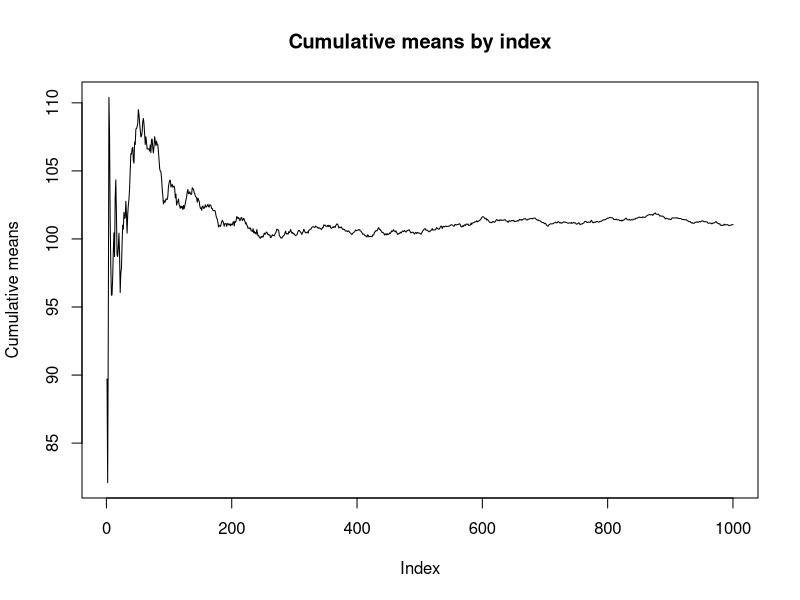
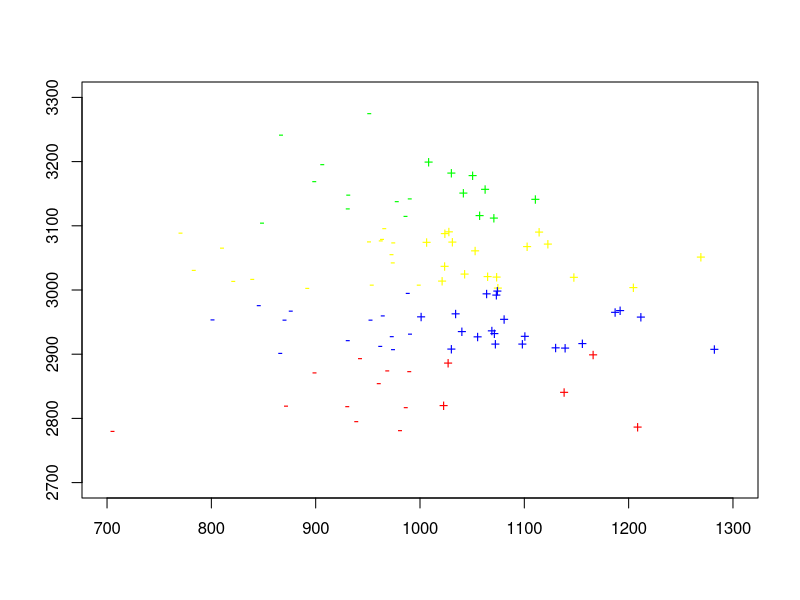
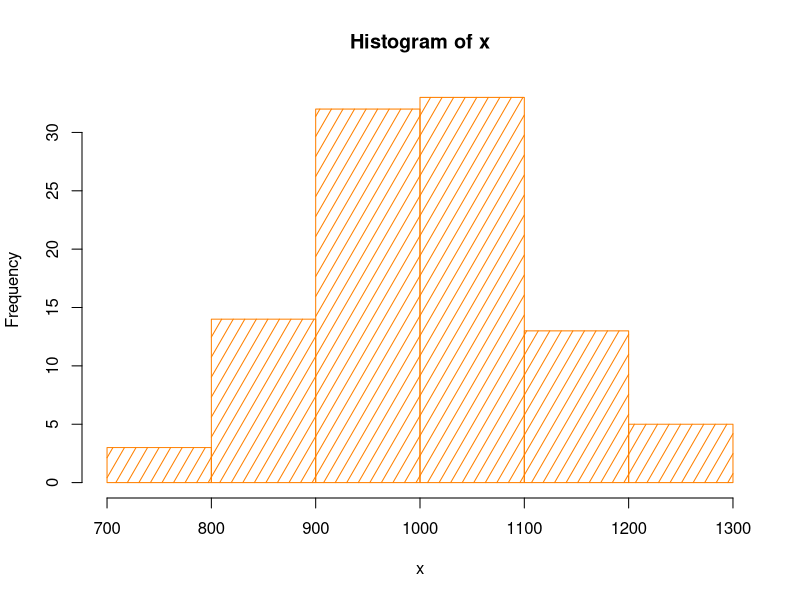
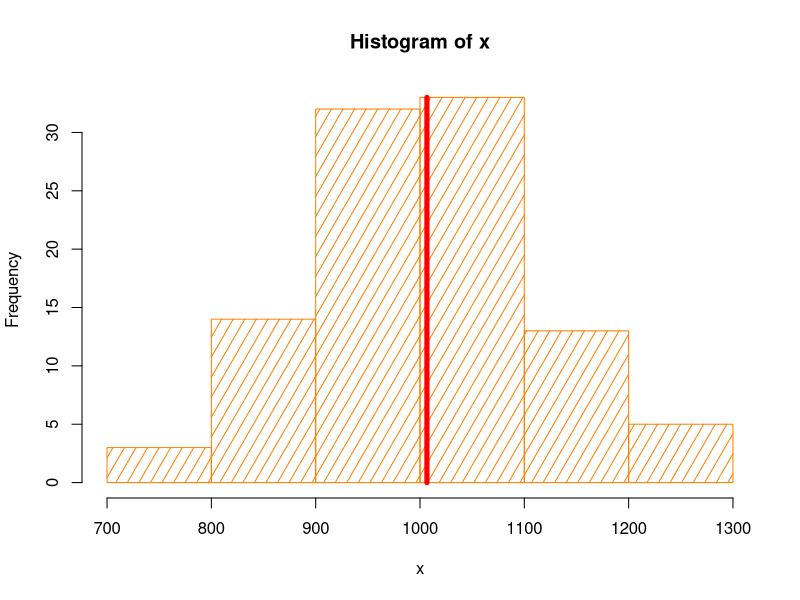

The R script that drew these images, in order:
## ---- chunk 1
samples <- rnorm(1000, 100, 30)
sums <- cumsum(samples)
means <- sums / seq(1, length(sums))
## ---- chunk 2
plot(means,
     type = "l",
     xlab = "Index", ylab = "Cumulative means")
title("Cumulative means by index")
## ---- chunk 3
N <- sample(100:200, 1)
x <- rnorm(N, 0, 100) + 1000
y <- rnorm(N, 0, 100) + 3000
## ---- chunk 4
# The "empty" plot:
plot(NA, xlim=c(700, 1300), ylim=c(2700, 3300), xlab="", ylab="") 

# Your answer goes here.

# returns the appropriate sign for a given x
sign <- function(x) {
  if (x <= 1000) { '-' }
  else           { '+' }
}

# returns the appropriate color for a given y
color <- function(y) {
  if (y < 2900)                   { 'red' }
  else if (y >= 2900 && y < 3000) { 'blue' }
  else if (y >= 3000 && y < 3100) { 'yellow' }
  else if (y >= 3100)             { 'green' }
}

# iterate over the sample
for (i in 1:N) {
  # use the functions defined above to determine the sign and color for the current point
  points(x[i], y[i], pch = sign(x[i]), col = color(y[i]))
}
## ---- chunk 5
hist(x, col = rgb(1, .5, 0), density = 10, angle = 60)
## ---- chunk 6
h <- hist(x, col = rgb(1, .5, 0), density = 10, angle = 60)

# h$counts contains the count of each bar in the plot; draw the line as high as the highest bar goes
lines(rep(mean(x), 2), c(0, max(h$counts)), lwd = 5, col = 'red')
